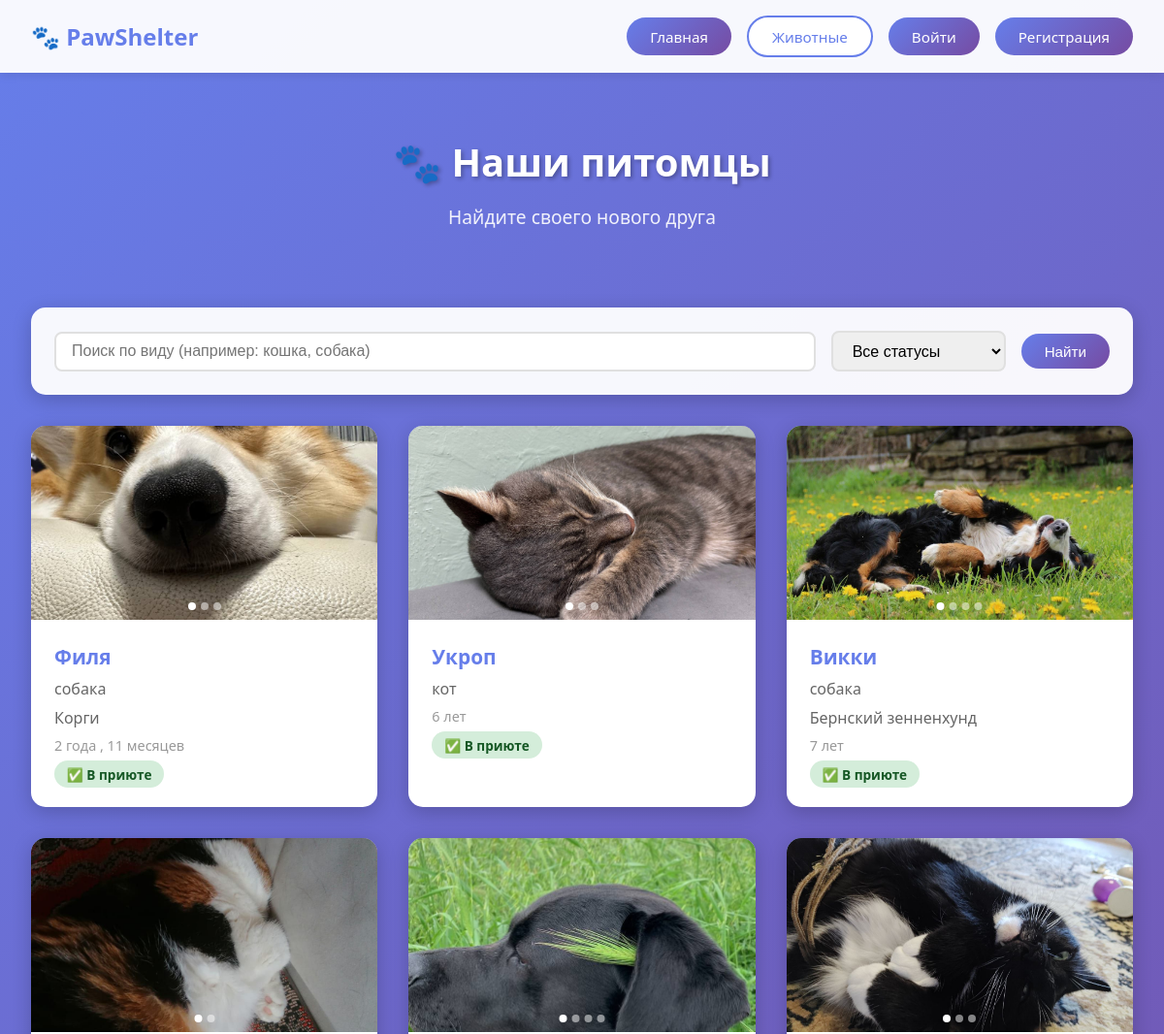
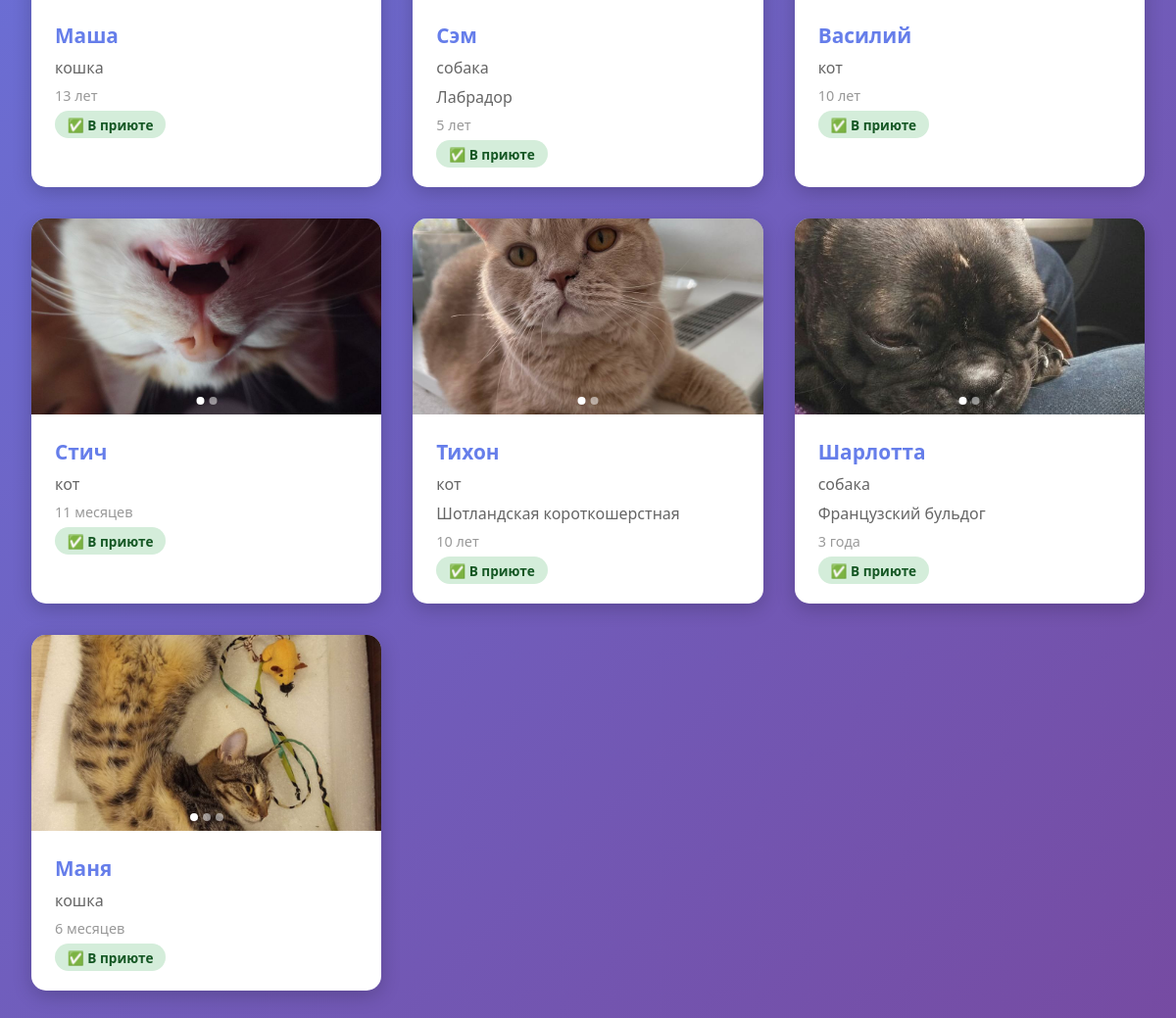
/animals/, run on the app's committed database (2 pictures, top to bottom).
### animals/models.py (models this page shows, shortened)
class AnimalPhoto(models.Model):
    animal = models.ForeignKey(Animal, related_name='photos', on_delete=models.CASCADE)
    photo_url = models.ImageField(upload_to='animals/%Y/%m/%d')
    uploaded_at = models.DateTimeField(auto_now_add=True)

class Animal(models.Model):
    STATUS_CHOICES = [
        ('in_shelter', 'В приюте'),
        ('adopted', 'Усыновлено')
    ]
    name = models.CharField("Имя", max_length=100)
    species = models.CharField("Вид", max_length=50)
    breed = models.CharField("Порода", max_length=100, blank=True, null=True)
    age_years = models.PositiveIntegerField("Возраст (годы)", default=0)
    age_months = models.PositiveIntegerField("Возраст (месяцы)", default=0)
    health_status = models.TextField("Состояние здоровья")
    description = models.TextField("Описание/характер", blank=True, null=True)
    status = models.CharField("Статус", max_length=20, choices=STATUS_CHOICES, default='in_shelter')
    created_at = models.DateTimeField("Дата добавления", auto_now_add=True)
    slug = models.SlugField("Ссылка (slug)", max_length=120, unique=True, blank=True)
    class Meta:
        verbose_name = "Животное"
        verbose_name_plural = "Животные"
        ordering = ['name']

### animals/views.py (the view)
# urls.py: path("animals/", animal_list, name="animal_list"),
def animal_list(request):
    animals = Animal.objects.exclude(slug='').order_by('-created_at')
    species = request.GET.get('species', '')
    if species:
        animals = animals.filter(species__icontains=species)
    status_filter = request.GET.get('status', '')
    if status_filter:
        animals = animals.filter(status=status_filter)
    for animal in animals:
        photos = AnimalPhoto.objects.filter(animal=animal)
        animal.photos_list = list(photos)
        animal.first_photo = photos.first() if photos.exists() else None
    return render(request, 'animals/list.html', {
        'animals': animals,
        'selected_species': species,
        'selected_status': status_filter,
        'status_choices': Animal.STATUS_CHOICES
    })

### animals/templates/animals/list.html (shortened to what this page needs)
{% extends 'animals/base.html' %}
{% block content %}
<div class="page-header">
    <h1>🐾 Наши питомцы</h1>
    <p style="font-size: 1.2rem; opacity: 0.9;">Найдите своего нового друга</p>
</div>
<div class="filter-section">
    <form method="get" class="filter-form">
        <input type="text" name="species" placeholder="Поиск по виду (например: кошка, собака)" value="{{ selected_species }}">
        <select name="status" style="padding: 0.6rem 1rem; border: 2px solid #e0e0e0; border-radius: 8px; font-size: 1rem; min-width: 180px;">
            <option value="">Все статусы</option>
        </select>
        <button type="submit" class="btn btn-primary">Найти</button>
    </form>
</div>
{% if animals %}
    <div class="animals-grid">
        {% for animal in animals %}
            <a href="{% url 'animal_detail' animal.slug %}" class="animal-card">
                <div class="animal-card-image-container">
                    {% if animal.photos_list %}
                        {% if animal.photos_list|length > 1 %}
                            <div class="animal-card-image-slider" data-animal-id="{{ animal.id }}">
                                {% for photo in animal.photos_list %}
                                    <img src="{{ photo.photo_url.url }}" alt="{{ animal.name }}"
                                         class="{% if forloop.first %}active{% endif %}"
                                         data-index="{{ forloop.counter0 }}">
                                {% endfor %}
                                <div class="animal-card-image-slider-dots">
                                    {% for photo in animal.photos_list %}
                                        <span class="animal-card-image-slider-dot {% if forloop.first %}active{% endif %}"
                                              data-index="{{ forloop.counter0 }}"></span>
                                    {% endfor %}
                                </div>
                            </div>
                        {% else %}
                            <img src="{{ animal.photos_list.0.photo_url.url }}" alt="{{ animal.name }}" class="animal-card-image">
                        {% endif %}
                    {% else %}
                        <div class="animal-card-image"></div>
                    {% endif %}
                </div>
                <div class="animal-card-info">
                    <div class="animal-card-name">{{ animal.name }}</div>
                    <div class="animal-card-species">{{ animal.species }}</div>
                    {% if animal.breed %}
                        <div class="animal-card-species">{{ animal.breed }}</div>
                    {% endif %}
                    <div class="animal-card-age">
                        {% if animal.age_years > 0 %}
                            {{ animal.age_years }}
                            {% if animal.age_years == 1 or animal.age_years == 21 or animal.age_years == 31 or animal.age_years == 41 or animal.age_years == 51 or animal.age_years == 61 or animal.age_years == 71 or animal.age_years == 81 or animal.age_years == 91 %}год
                            {% elif animal.age_years >= 2 and animal.age_years <= 4 or animal.age_years >= 22 and animal.age_years <= 24 or animal.age_years >= 32 and animal.age_years <= 34 or animal.age_years >= 42 and animal.age_years <= 44 or animal.age_years >= 52 and animal.age_years <= 54 or animal.age_years >= 62 and animal.age_years <= 64 or animal.age_years >= 72 and animal.age_years <= 74 or animal.age_years >= 82 and animal.age_years <= 84 or animal.age_years >= 92 and animal.age_years <= 94 %}года
                            {% else %}лет{% endif %}
                        {% endif %}
                        {% if animal.age_years > 0 and animal.age_months > 0 %}, {% endif %}
                        {% if animal.age_months > 0 %}
                            {{ animal.age_months }}
                            {% if animal.age_months == 1 or animal.age_months == 21 or animal.age_months == 31 %}месяц
                            {% elif animal.age_months >= 2 and animal.age_months <= 4 or animal.age_months >= 22 and animal.age_months <= 24 or animal.age_months >= 32 and animal.age_months <= 34 %}месяца
                            {% else %}месяцев{% endif %}
                        {% endif %}
                    </div>
                    <div style="margin-top: 0.5rem;">
                        <span style="padding: 0.3rem 0.8rem; border-radius: 15px; font-size: 0.85rem; font-weight: bold;
                            {% if animal.status == 'in_shelter' %}background: #d4edda; color: #155724;{% else %}background: #fff3cd; color: #856404;{% endif %}">
                            {% if animal.status == 'in_shelter' %}✅ В приюте{% else %}🏠 Усыновлено{% endif %}
                        </span>
                    </div>
                </div>
            </a>
        {% endfor %}
    </div>
{% else %}
    <div class="empty-state">
        <p>Животные не найдены</p>
    </div>
{% endif %}
{% endblock %}

### animals/templates/animals/base.html (style rules this page uses)
* { margin: 0; padding: 0; box-sizing: border-box; }
body { font-family: 'Segoe UI', Tahoma, Geneva, Verdana, sans-serif; background: linear-gradient(135deg, #667eea 0%, #764ba2 100%); min-height: 100vh; color: #333; }
.btn { padding: 0.6rem 1.5rem; border: none; border-radius: 25px; cursor: pointer; text-decoration: none; display: inline-block; font-size: 0.95rem; transition: all 0.3s; font-weight: 500; }
.btn-primary { background: linear-gradient(135deg, #667eea 0%, #764ba2 100%); color: white; }

### animals/templates/animals/list.html (style rules this page uses)
.page-header { text-align: center; color: white; margin-bottom: 3rem; padding: 2rem 0; }
.page-header h1 { font-size: 2.5rem; margin-bottom: 1rem; text-shadow: 2px 2px 4px rgba(0,0,0,0.3); }
.filter-section { background: rgba(255, 255, 255, 0.95); padding: 1.5rem; border-radius: 15px; margin-bottom: 2rem; box-shadow: 0 5px 20px rgba(0,0,0,0.2); }
.filter-form { display: flex; gap: 1rem; align-items: center; flex-wrap: wrap; }
.filter-form input { padding: 0.6rem 1rem; border: 2px solid #e0e0e0; border-radius: 8px; font-size: 1rem; flex: 1; min-width: 200px; }
.animals-grid { display: grid; grid-template-columns: repeat(auto-fill, minmax(280px, 1fr)); gap: 2rem; }
.animal-card { background: white; border-radius: 15px; overflow: hidden; box-shadow: 0 5px 20px rgba(0,0,0,0.2); transition: transform 0.3s, box-shadow 0.3s; cursor: pointer; text-decoration: none; color: inherit; display: block; }
.animal-card-image-container { width: 100%; height: 200px; position: relative; overflow: hidden; background: linear-gradient(135deg, #667eea 0%, #764ba2 100%); }
.animal-card-image-slider { position: relative; width: 100%; height: 200px; }
.animal-card-image-slider img { width: 100%; height: 100%; object-fit: cover; position: absolute; top: 0; left: 0; opacity: 0; transition: opacity 0.5s; }
.animal-card-image-slider img.active { opacity: 1; }
.animal-card-image-slider-dots { position: absolute; bottom: 10px; left: 50%; transform: translateX(-50%); display: flex; gap: 5px; z-index: 10; }
.animal-card-image-slider-dot { width: 8px; height: 8px; border-radius: 50%; background: rgba(255, 255, 255, 0.5); cursor: pointer; transition: background 0.3s; }
.animal-card-image-slider-dot.active { background: white; }
.animal-card-info { padding: 1.5rem; }
.animal-card-name { font-size: 1.3rem; font-weight: bold; color: #667eea; margin-bottom: 0.5rem; }
.animal-card-species { color: #666; margin-bottom: 0.5rem; }
.animal-card-age { color: #999; font-size: 0.9rem; }

### data on the page
Animal: name "Филя", species "собака", breed "Корги", age_years "2", shows "года", age_months "11", shows "месяцев", status "✅ В приюте"
AnimalPhoto: photo_url (picture)
Animal: name "Укроп", species "кот", age_years "6", shows "лет", status "✅ В приюте"
AnimalPhoto: photo_url (picture)
Animal: name "Викки", species "собака", breed "Бернский зенненхунд", age_years "7", shows "лет", status "✅ В приюте"
AnimalPhoto: photo_url (picture)
Animal: name "Маша", species "кошка", age_years "13", shows "лет", status "✅ В приюте"
AnimalPhoto: photo_url (picture)
Animal: name "Сэм", species "собака", breed "Лабрадор", age_years "5", shows "лет", status "✅ В приюте"
AnimalPhoto: photo_url (picture)
Animal: name "Василий", species "кот", age_years "10", shows "лет", status "✅ В приюте"
AnimalPhoto: photo_url (picture)
Animal: name "Стич", species "кот", age_months "11", shows "месяцев", status "✅ В приюте"
AnimalPhoto: photo_url (picture)
Animal: name "Тихон", species "кот", breed "Шотландская короткошерстная", age_years "10", shows "лет", status "✅ В приюте"
AnimalPhoto: photo_url (picture)
Animal: name "Шарлотта", species "собака", breed "Французский бульдог", age_years "3", shows "года", status "✅ В приюте"
AnimalPhoto: photo_url (picture)
Animal: name "Маня", species "кошка", age_months "6", shows "месяцев", status "✅ В приюте"
AnimalPhoto: photo_url (picture)
